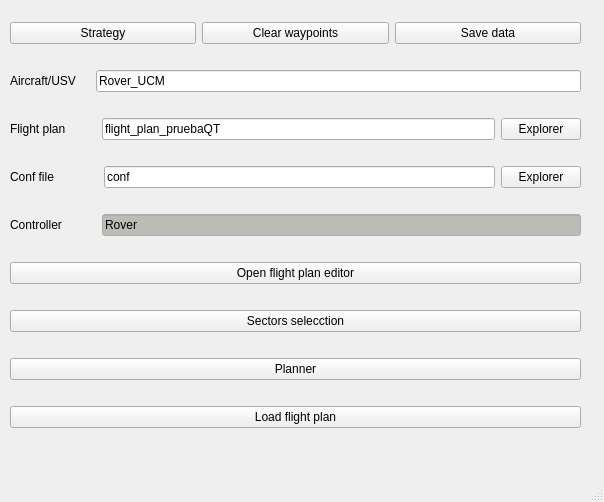
<?xml version="1.0" encoding="UTF-8"?>
<ui version="4.0">
 <class>PlanificacionWindow</class>
 <widget class="QMainWindow" name="PlanificacionWindow">
  <property name="geometry">
   <rect>
    <x>0</x>
    <y>0</y>
    <width>604</width>
    <height>502</height>
   </rect>
  </property>
  <property name="windowTitle">
   <string>PlanificacionWindow</string>
  </property>
  <widget class="QWidget" name="centralwidget">
   <widget class="QWidget" name="layoutWidget">
    <property name="geometry">
     <rect>
      <x>10</x>
      <y>50</y>
      <width>571</width>
      <height>401</height>
     </rect>
    </property>
    <layout class="QVBoxLayout" name="verticalLayout">
     <item>
      <layout class="QHBoxLayout" name="horizontalLayout_3">
       <item>
        <widget class="QLabel" name="label_3">
         <property name="text">
          <string>Aircraft/USV    </string>
         </property>
        </widget>
       </item>
       <item>
        <widget class="QLineEdit" name="label_aircraft">
         <property name="text">
          <string>Rover_UCM </string>
         </property>
        </widget>
       </item>
      </layout>
     </item>
     <item>
      <layout class="QHBoxLayout" name="horizontalLayout">
       <item>
        <widget class="QLabel" name="label_2">
         <property name="text">
          <string>Flight plan         </string>
         </property>
        </widget>
       </item>
       <item>
        <widget class="QLineEdit" name="label_mapa">
         <property name="text">
          <string>flight_plan_pruebaQT</string>
         </property>
        </widget>
       </item>
       <item>
        <widget class="QPushButton" name="button_abrir_mapa">
         <property name="text">
          <string>Explorer</string>
         </property>
        </widget>
       </item>
      </layout>
     </item>
     <item>
      <layout class="QHBoxLayout" name="horizontalLayout_5">
       <item>
        <widget class="QLabel" name="label_5">
         <property name="text">
          <string>Conf file             </string>
         </property>
        </widget>
       </item>
       <item>
        <widget class="QLineEdit" name="label_conf">
         <property name="text">
          <string>conf </string>
         </property>
        </widget>
       </item>
       <item>
        <widget class="QPushButton" name="button_abrir_conf">
         <property name="text">
          <string>Explorer</string>
         </property>
        </widget>
       </item>
      </layout>
     </item>
     <item>
      <layout class="QHBoxLayout" name="horizontalLayout_2">
       <item>
        <widget class="QLabel" name="label">
         <property name="text">
          <string>Controller          </string>
         </property>
        </widget>
       </item>
       <item>
        <widget class="QLineEdit" name="label_controlador">
         <property name="palette">
          <palette>
           <active>
            <colorrole role="Base">
             <brush brushstyle="SolidPattern">
              <color alpha="255">
               <red>186</red>
               <green>189</green>
               <blue>182</blue>
              </color>
             </brush>
            </colorrole>
           </active>
           <inactive>
            <colorrole role="Base">
             <brush brushstyle="SolidPattern">
              <color alpha="255">
               <red>186</red>
               <green>189</green>
               <blue>182</blue>
              </color>
             </brush>
            </colorrole>
           </inactive>
           <disabled/>
          </palette>
         </property>
         <property name="autoFillBackground">
          <bool>false</bool>
         </property>
         <property name="text">
          <string>Rover</string>
         </property>
        </widget>
       </item>
      </layout>
     </item>
     <item>
      <widget class="QPushButton" name="button_editor">
       <property name="text">
        <string>Open flight plan editor</string>
       </property>
      </widget>
     </item>
     <item>
      <widget class="QPushButton" name="button_sectores">
       <property name="text">
        <string>Sectors selecction</string>
       </property>
      </widget>
     </item>
     <item>
      <widget class="QPushButton" name="button_optimizacion">
       <property name="text">
        <string>Planner</string>
       </property>
      </widget>
     </item>
     <item>
      <widget class="QPushButton" name="button_move_wp">
       <property name="text">
        <string>Load flight plan</string>
       </property>
      </widget>
     </item>
    </layout>
   </widget>
   <widget class="QWidget" name="layoutWidget">
    <property name="geometry">
     <rect>
      <x>10</x>
      <y>20</y>
      <width>571</width>
      <height>27</height>
     </rect>
    </property>
    <layout class="QHBoxLayout" name="horizontalLayout_6">
     <item>
      <widget class="QPushButton" name="button_estrategia">
       <property name="text">
        <string>Strategy</string>
       </property>
      </widget>
     </item>
     <item>
      <widget class="QPushButton" name="button_clear">
       <property name="text">
        <string>Clear waypoints</string>
       </property>
      </widget>
     </item>
     <item>
      <widget class="QPushButton" name="button_datos">
       <property name="text">
        <string>Save data</string>
       </property>
      </widget>
     </item>
    </layout>
   </widget>
  </widget>
  <widget class="QMenuBar" name="menubar">
   <property name="geometry">
    <rect>
     <x>0</x>
     <y>0</y>
     <width>604</width>
     <height>22</height>
    </rect>
   </property>
  </widget>
  <widget class="QStatusBar" name="statusbar"/>
 </widget>
 <resources/>
 <connections/>
</ui>
